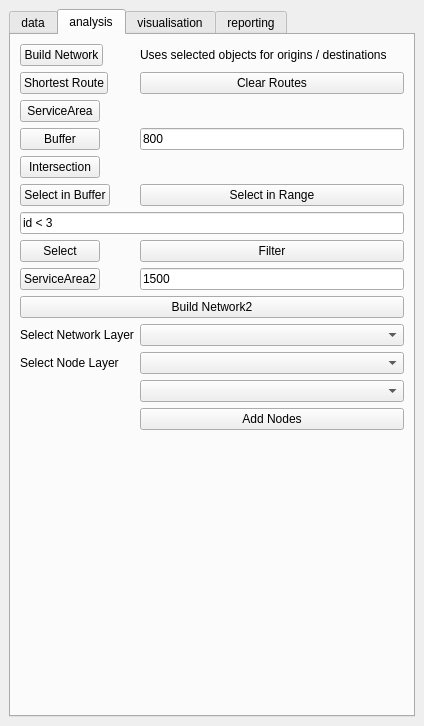
<?xml version="1.0" encoding="UTF-8"?>
<ui version="4.0">
 <class>SpatialDecisionDockWidgetBase</class>
 <widget class="QDockWidget" name="SpatialDecisionDockWidgetBase">
  <property name="geometry">
   <rect>
    <x>0</x>
    <y>0</y>
    <width>424</width>
    <height>726</height>
   </rect>
  </property>
  <property name="windowTitle">
   <string>SDSS Template</string>
  </property>
  <widget class="QWidget" name="dockWidgetContents">
   <layout class="QGridLayout" name="gridLayout">
    <item row="0" column="0">
     <widget class="QTabWidget" name="sampleWidgets">
      <property name="currentIndex">
       <number>1</number>
      </property>
      <widget class="QWidget" name="dataTab">
       <attribute name="title">
        <string>data</string>
       </attribute>
       <layout class="QVBoxLayout" name="verticalLayout_2" stretch="0,0,0,0">
        <item>
         <layout class="QFormLayout" name="formLayout">
          <item row="0" column="0">
           <widget class="QPushButton" name="openScenarioButton">
            <property name="text">
             <string>Open Scenario</string>
            </property>
           </widget>
          </item>
          <item row="0" column="1">
           <widget class="QPushButton" name="saveScenarioButton">
            <property name="text">
             <string>Save Scenario</string>
            </property>
           </widget>
          </item>
         </layout>
        </item>
        <item>
         <layout class="QGridLayout" name="gridLayout_3" columnstretch="0,5">
          <item row="2" column="1">
           <widget class="QPushButton" name="ambulanceButton">
            <property name="sizePolicy">
             <sizepolicy hsizetype="Minimum" vsizetype="Minimum">
              <horstretch>0</horstretch>
              <verstretch>0</verstretch>
             </sizepolicy>
            </property>
            <property name="text">
             <string/>
            </property>
            <property name="iconSize">
             <size>
              <width>64</width>
              <height>64</height>
             </size>
            </property>
           </widget>
          </item>
          <item row="1" column="1">
           <widget class="QComboBox" name="selectAttributeCombo"/>
          </item>
          <item row="2" column="0">
           <widget class="QPushButton" name="medicButton">
            <property name="sizePolicy">
             <sizepolicy hsizetype="Minimum" vsizetype="Fixed">
              <horstretch>0</horstretch>
              <verstretch>0</verstretch>
             </sizepolicy>
            </property>
            <property name="text">
             <string/>
            </property>
            <property name="iconSize">
             <size>
              <width>64</width>
              <height>64</height>
             </size>
            </property>
           </widget>
          </item>
          <item row="0" column="1">
           <widget class="QComboBox" name="selectLayerCombo"/>
          </item>
          <item row="1" column="0">
           <widget class="QLabel" name="selectAttributeLabel">
            <property name="text">
             <string>Select attribute:</string>
            </property>
           </widget>
          </item>
          <item row="0" column="0">
           <widget class="QLabel" name="selectLayerLabel">
            <property name="text">
             <string>Select layer:</string>
            </property>
           </widget>
          </item>
         </layout>
        </item>
        <item>
         <widget class="QPushButton" name="loadAmsterdamNoordButton">
          <property name="text">
           <string>Load data Amsterdam Noord</string>
          </property>
         </widget>
        </item>
        <item>
         <spacer name="verticalSpacer">
          <property name="orientation">
           <enum>Qt::Vertical</enum>
          </property>
          <property name="sizeHint" stdset="0">
           <size>
            <width>20</width>
            <height>40</height>
           </size>
          </property>
         </spacer>
        </item>
       </layout>
      </widget>
      <widget class="QWidget" name="analysisTab">
       <attribute name="title">
        <string>analysis</string>
       </attribute>
       <layout class="QFormLayout" name="formLayout_4">
        <item row="1" column="0">
         <widget class="QPushButton" name="setNetworkButton">
          <property name="text">
           <string>Build Network</string>
          </property>
         </widget>
        </item>
        <item row="3" column="0">
         <widget class="QPushButton" name="serviceAreaButton">
          <property name="text">
           <string>ServiceArea</string>
          </property>
         </widget>
        </item>
        <item row="2" column="0">
         <widget class="QPushButton" name="shortestRouteButton">
          <property name="text">
           <string>Shortest Route</string>
          </property>
         </widget>
        </item>
        <item row="1" column="1">
         <widget class="QLabel" name="networkLabel">
          <property name="text">
           <string>Uses selected objects for origins / destinations</string>
          </property>
          <property name="wordWrap">
           <bool>true</bool>
          </property>
         </widget>
        </item>
        <item row="4" column="0">
         <widget class="QPushButton" name="bufferButton">
          <property name="text">
           <string>Buffer</string>
          </property>
         </widget>
        </item>
        <item row="4" column="1">
         <widget class="QLineEdit" name="bufferCutoffEdit">
          <property name="text">
           <string>800</string>
          </property>
         </widget>
        </item>
        <item row="6" column="0">
         <widget class="QPushButton" name="selectBufferButton">
          <property name="text">
           <string>Select in Buffer</string>
          </property>
         </widget>
        </item>
        <item row="6" column="1">
         <widget class="QPushButton" name="selectRangeButton">
          <property name="text">
           <string>Select in Range</string>
          </property>
         </widget>
        </item>
        <item row="8" column="0">
         <widget class="QPushButton" name="expressionSelectButton">
          <property name="text">
           <string>Select</string>
          </property>
         </widget>
        </item>
        <item row="7" column="0" colspan="2">
         <widget class="QLineEdit" name="expressionEdit">
          <property name="text">
           <string>id &lt; 3</string>
          </property>
         </widget>
        </item>
        <item row="8" column="1">
         <widget class="QPushButton" name="expressionFilterButton">
          <property name="text">
           <string>Filter</string>
          </property>
         </widget>
        </item>
        <item row="2" column="1">
         <widget class="QPushButton" name="clearRouteButton">
          <property name="text">
           <string>Clear Routes</string>
          </property>
         </widget>
        </item>
        <item row="5" column="0">
         <widget class="QPushButton" name="makeIntersectionButton">
          <property name="text">
           <string>Intersection</string>
          </property>
         </widget>
        </item>
        <item row="10" column="0" colspan="2">
         <widget class="QPushButton" name="setNetworkButton2">
          <property name="text">
           <string>Build Network2</string>
          </property>
         </widget>
        </item>
        <item row="13" column="1">
         <widget class="QComboBox" name="selectNetworkCombo"/>
        </item>
        <item row="14" column="1">
         <widget class="QComboBox" name="selectNodeCombo"/>
        </item>
        <item row="13" column="0">
         <widget class="QLabel" name="label_3">
          <property name="text">
           <string>Select Network Layer</string>
          </property>
         </widget>
        </item>
        <item row="14" column="0">
         <widget class="QLabel" name="label_4">
          <property name="text">
           <string>Select Node Layer</string>
          </property>
         </widget>
        </item>
        <item row="15" column="1">
         <widget class="QComboBox" name="comboBox_3"/>
        </item>
        <item row="9" column="0">
         <widget class="QPushButton" name="serviceAreaButton2">
          <property name="text">
           <string>ServiceArea2</string>
          </property>
         </widget>
        </item>
        <item row="9" column="1">
         <widget class="QLineEdit" name="serviceAreaCutoffEdit">
          <property name="text">
           <string>1500</string>
          </property>
         </widget>
        </item>
        <item row="16" column="1">
         <widget class="QPushButton" name="addNodesButton">
          <property name="text">
           <string>Add Nodes</string>
          </property>
         </widget>
        </item>
       </layout>
      </widget>
      <widget class="QWidget" name="tab">
       <attribute name="title">
        <string>visualisation</string>
       </attribute>
       <widget class="QWidget" name="layoutWidget">
        <property name="geometry">
         <rect>
          <x>10</x>
          <y>10</y>
          <width>291</width>
          <height>391</height>
         </rect>
        </property>
        <layout class="QFormLayout" name="formLayout_2">
         <item row="0" column="0">
          <widget class="QPushButton" name="displayStyleButton">
           <property name="text">
            <string>Load Style</string>
           </property>
          </widget>
         </item>
         <item row="1" column="0">
          <widget class="QPushButton" name="displayRangeButton">
           <property name="text">
            <string>Apply Style</string>
           </property>
          </widget>
         </item>
         <item row="0" column="1">
          <widget class="QLabel" name="label">
           <property name="text">
            <string>Buffer and Obstacles layers</string>
           </property>
          </widget>
         </item>
         <item row="1" column="1">
          <widget class="QLabel" name="label_2">
           <property name="text">
            <string>Apply style to selected layer</string>
           </property>
          </widget>
         </item>
        </layout>
       </widget>
      </widget>
      <widget class="QWidget" name="visualisationTab">
       <attribute name="title">
        <string>reporting</string>
       </attribute>
       <layout class="QVBoxLayout" name="verticalLayout" stretch="0,0,0,0,0,0">
        <item>
         <layout class="QGridLayout" name="gridLayout_2" rowstretch="0,1,1" rowminimumheight="0,1,1">
          <item row="0" column="0">
           <widget class="QLabel" name="featureCounterLabel">
            <property name="text">
             <string>Feature counter:</string>
            </property>
           </widget>
          </item>
          <item row="0" column="2">
           <widget class="QPushButton" name="featureCounterUpdateButton">
            <property name="text">
             <string>Update</string>
            </property>
           </widget>
          </item>
          <item row="1" column="2">
           <widget class="QPushButton" name="saveMapPathButton">
            <property name="text">
             <string>...</string>
            </property>
           </widget>
          </item>
          <item row="1" column="0" colspan="2">
           <widget class="QLineEdit" name="saveMapPathEdit"/>
          </item>
          <item row="0" column="1">
           <widget class="QLineEdit" name="featureCounterEdit"/>
          </item>
          <item row="2" column="1">
           <widget class="QPushButton" name="saveMapButton">
            <property name="text">
             <string>Save Map</string>
            </property>
           </widget>
          </item>
         </layout>
        </item>
        <item>
         <widget class="QLabel" name="reportLabel">
          <property name="text">
           <string>Layer Report:</string>
          </property>
         </widget>
        </item>
        <item>
         <widget class="QListWidget" name="reportList"/>
        </item>
        <item>
         <widget class="QLabel" name="statisticsLabel">
          <property name="text">
           <string>Attribute Summary:</string>
          </property>
         </widget>
        </item>
        <item>
         <widget class="QTableWidget" name="statisticsTable"/>
        </item>
        <item>
         <widget class="QPushButton" name="saveStatisticsButton">
          <property name="text">
           <string>Save Summary</string>
          </property>
         </widget>
        </item>
       </layout>
      </widget>
     </widget>
    </item>
   </layout>
  </widget>
 </widget>
 <resources/>
 <connections/>
</ui>
